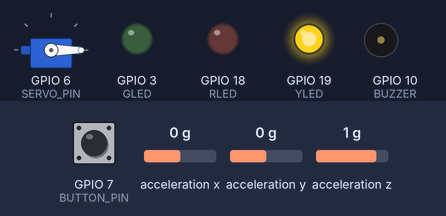
Bench run of a sketch on a simulated ESP32-S3. Shown: servo, output pins drawn as LEDs (lit = HIGH), buzzer (waves = sounding). The test bench sets the inputs (shaded band); at power-on: GPIO 7 (BUTTON_PIN) LOW, acceleration x 0 g, acceleration z 1 g, acceleration y 0 g. EEPROM starts erased; what the sketch prints to the serial monitor is not drawn.

Above: at 1.2 s.
1.3 s: GPIO 7 (BUTTON_PIN) pulled HIGH for 0.15 s
4.4 s: acceleration x set to -1.4 g
6.0 s: acceleration x set to 0 g
9.0 s: acceleration x set to -0.4 g
At 11.7 s:
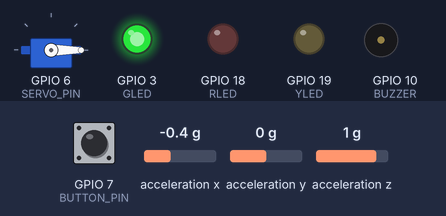
12.0 s: acceleration x set to -0.7 g
At 13.2 s:
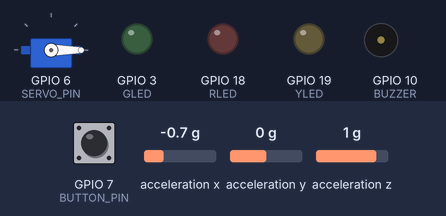
13.5 s: acceleration z set to 0.8 g
At 13.84 s:
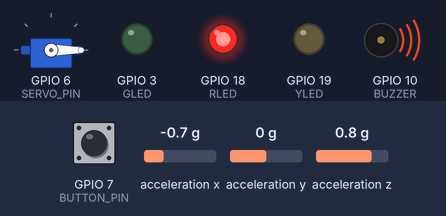
At 14.4 s:
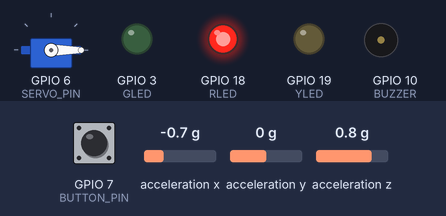
Timing chart, 0 to 16.5 s (numbered marks = the images above; inputs shaded):
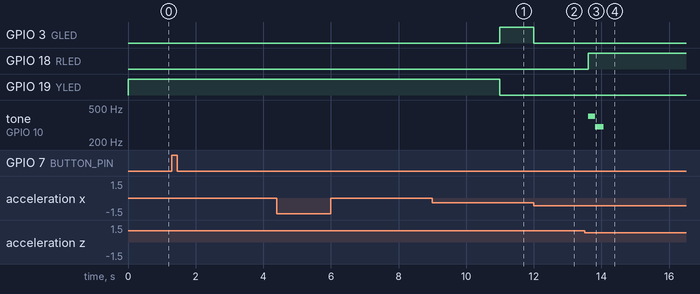

The sketch:

main.ino
```cpp
#include "hardware.h"
#include "knockRecorder.h"
#include "knockPattern.h"
#include "servoControl.h"
#include "buzzerLED.h"

unsigned long knockTimes[30];
unsigned long intervals[29];
int knockCount = 0;
unsigned long lastKnockTime = 0;

unsigned long targetPattern[30];
int patternLength = 0;

void setup() {
    Serial.begin(115200);
    setupHardware();
    patternLength = loadPatternFromNVS(targetPattern);
    digitalWrite(YLED,HIGH);
    Serial.println("System Ready.");
}

void loop() {
    int x,y,z;
    adxl.readAccel(&x,&y,&z);

    float aMag = sqrt(sq(x*0.0039)+sq(y*0.0039)+sq(z*0.0039));
    float aDynamic = abs(aMag-1.0);
    unsigned long now = millis();

    if (aDynamic>0.15 && now-lastKnockTime>120) {
        knockTimes[knockCount++] = now;
        lastKnockTime = now;
        Serial.printf("Knock #%d\n", knockCount);
    }

    if ((now-lastKnockTime>5000) && knockCount>1) {
        bool correct = checkKnockPattern(knockTimes, knockCount-1);
        if(correct) {
            goodBeep(); unlockBox();
        }
        else {
            badBeep();
            Serial.println("Wrong pattern!");
        }
        knockCount = 0;
        lastKnockTime = 0;
    }

    if(digitalRead(BUTTON_PIN)==HIGH) {
        while(digitalRead(BUTTON_PIN)==HIGH){}
        recordPattern();
    }

    delay(10);
}
```

buzzerLED.cpp
```cpp
#include "buzzerLED.h"
#include "hardware.h"

void LEDSuccess() {
    digitalWrite(GLED,HIGH);
    delay(1000);
    digitalWrite(GLED,LOW);
}

void LEDError() {
    digitalWrite(RLED,HIGH);
    delay(1500);
    digitalWrite(RLED,LOW);
}

void goodBeep() {
    digitalWrite(YLED,LOW);
    digitalWrite(GLED,HIGH);
    tone(BUZZER,1000,150); delay(150);
    tone(BUZZER,1500,200); delay(200);
    noTone(BUZZER);
}

void badBeep() {
    digitalWrite(YLED,LOW);
    digitalWrite(RLED,HIGH);
    tone(BUZZER,400,200); delay(200);
    tone(BUZZER,300,250); delay(250);
    noTone(BUZZER);
}
```

buzzerLED.h
```cpp
#pragma once
void LEDSuccess();
void LEDError();
void goodBeep();
void badBeep();
```

hardware.cpp
```cpp
#include "hardware.h"

// Pins
const int SDA_PIN   = 4;
const int SCL_PIN   = 5;
const int SERVO_PIN = 6;
const int BUZZER    = 10;
const int RLED      = 18;
const int YLED      = 19;
const int GLED      = 3;
const int BUTTON_PIN = 7;

// Objects
ADXL345 adxl;
Servo lockServo;
Preferences prefs;


// Setup function
void setupHardware() {
    Wire.begin(SDA_PIN, SCL_PIN);

    // ADXL345
    adxl.powerOn();
    adxl.setRangeSetting(2);

    // Pins
    pinMode(BUZZER, OUTPUT);
    pinMode(RLED, OUTPUT);
    pinMode(YLED, OUTPUT);
    pinMode(GLED, OUTPUT);
    pinMode(BUTTON_PIN, INPUT);

    // Servo
    ESP32PWM::allocateTimer(0);
    lockServo.setPeriodHertz(50);
    lockServo.attach(SERVO_PIN, 500, 2500);
    lockServo.write(0);

    Serial.println("Hardware initialized.");
}
```

hardware.h
```cpp
#ifndef HARDWARE_H
#define HARDWARE_H

#include <Arduino.h>       // Needed for Serial, digitalWrite, delay, HIGH/LOW
#include <Wire.h>
#include <Preferences.h>
#include <ESP32Servo.h>
#include <SparkFun_ADXL345.h>

extern Preferences prefs;

// Pins
extern const int SDA_PIN;
extern const int SCL_PIN;
extern const int SERVO_PIN;
extern const int BUZZER;
extern const int RLED;
extern const int YLED;
extern const int GLED;
extern const int BUTTON_PIN;

// Objects
extern ADXL345 adxl;
extern Preferences prefs;
extern Servo lockServo;

// Functions
void setupHardware();

#endif
```

knockPattern.cpp
```cpp
#include "knockPattern.h"
#include "hardware.h"
#include "buzzerLED.h"
#include <cmath>

extern unsigned long targetPattern[];
extern int patternLength;


constexpr int MAX_KNOCKS = 30;
constexpr int KNOCK_TOL = 150;
constexpr int EXTRA_BEFORE = 3;
constexpr int EXTRA_AFTER  = 3;

int loadPatternFromNVS(unsigned long intervals[]) {
    prefs.begin("knocks", true);
    int count = prefs.getInt("count", -1);
    if (count <= 0) {
        prefs.end();
        Serial.println("⚠ No saved pattern found.");
        return -1;
    }

    for (int i=0; i<count; i++) {
        char key[8];
        sprintf(key,"i%d",i);
        intervals[i] = prefs.getULong(key,0);
    }
    prefs.end();
    Serial.printf("📥 Loaded %d intervals.\n", count);
    return count;
}

void savePatternToNVS(unsigned long intervals[], int count) {
    prefs.begin("knocks", false);
    prefs.putInt("count", count);
    for (int i=0; i<count; i++) {
        char key[8];
        sprintf(key,"i%d",i);
        prefs.putULong(key, intervals[i]);
    }
    prefs.end();
    Serial.println("Pattern saved to NVS!");
}

bool checkKnockPattern(unsigned long recordedIntervals[], int count) {
    if (patternLength <= 0) return false;
    int intervalCount = count;

    bool match = false;
    int minStart = 0;
    int maxStart = intervalCount - patternLength + EXTRA_AFTER;

    for (int offset = 0; offset <= maxStart; offset++) {
        int matched = 0;
        for (int j = 0; j < patternLength; j++) {
            int idx = offset + j;
            if (idx < 0 || idx >= intervalCount) {
                matched = -1; break;
            }
            int diff = abs((int)(recordedIntervals[idx] - targetPattern[j]));
            if (diff <= KNOCK_TOL) matched++;
            else { matched = -1; break; }
        }
        if (matched == patternLength) { match = true; break; }
    }

    return match;
}
```

knockPattern.h
```cpp
#pragma once

int loadPatternFromNVS(unsigned long targetPattern[]);
void savePatternToNVS(unsigned long intervals[], int count);
bool checkKnockPattern(unsigned long recordedIntervals[], int count);
```

knockRecorder.cpp
```cpp
#include "knockRecorder.h"
#include "hardware.h"
#include "knockPattern.h"
#include "buzzerLED.h"

#include <cmath>

extern unsigned long knockTimes[];
extern int knockCount;
extern unsigned long lastKnockTime;

extern unsigned long intervals[];

constexpr float KNOCK_THRESHOLD = 0.15;
constexpr int MAX_KNOCKS = 30;
constexpr int MIN_KNOCKS = 5;
constexpr int DEBOUNCE_TIME = 120;
constexpr int IDLE_RESET_TIME = 5000;


void recordPattern() {
    Serial.println("\nButton pressed — starting recording in 1s...");
    delay(1000);

    digitalWrite(YLED, HIGH);
    knockCount = 0;
    lastKnockTime = millis();
    Serial.println("Recording knocks...");

    while (true) {
        int x, y, z;
        adxl.readAccel(&x, &y, &z);

        float aMag = sqrt(x*x + y*y + z*z) * 0.0039;
        float delta = fabs(aMag - 1.0);
        unsigned long now = millis();

        if (delta > KNOCK_THRESHOLD && (now - lastKnockTime) > DEBOUNCE_TIME) {
            lastKnockTime = now;
            if (knockCount < MAX_KNOCKS) {
                knockTimes[knockCount++] = now;
                Serial.printf("Knock #%d\n", knockCount);
            }
        }

        if (now - lastKnockTime > IDLE_RESET_TIME) break;
        delay(10);
    }

    for (int i = 0; i < knockCount-1; i++)
        intervals[i] = knockTimes[i+1] - knockTimes[i];

    digitalWrite(YLED, LOW);

    if (knockCount < MIN_KNOCKS) {
        Serial.println("ERROR: Too few knocks.");
        LEDError();
        return;
    }

    LEDSuccess();
    savePatternToNVS(intervals, knockCount-1);
    playbackPattern();
}

void playbackPattern() {
    for (int i = 0; i < knockCount-1; i++) {
        tone(BUZZER, 2000, 80);
        noTone(BUZZER);
        delay(intervals[i]);
    }
}
```

knockRecorder.h
```cpp
#pragma once

void recordPattern();
void playbackPattern();
```

servoControl.cpp
```cpp
#include "servoControl.h"
#include "hardware.h"

void unlockBox() {
    Serial.println("🔓 Unlocking...");
    lockServo.write(180);
    delay(4000);
    Serial.println("🔒 Locking...");
    lockServo.write(0);
}
```

servoControl.h
```cpp
#pragma once
void unlockBox();
```

Measured:
- the behaviour switches between -0.5 and -0.6 g on acceleration x (found by bisection; images 1 and 2)
- the behaviour switches between 1 and 0.9 g on acceleration z (found by bisection; images 2 and 3)
- after the input at 1.3 s, every drawn part: stays the same
- after the input at 4.4 s, every drawn part: stays the same
- after the input at 6.0 s, every drawn part: stays the same
- after the input at 13.5 s, GPIO 18 (RLED): LOW → HIGH after 0.12 s; tone on GPIO 10 (BUZZER): silent → 400 Hz after 0.12 s, → 300 Hz 0.20 s later, → silent 0.25 s later
